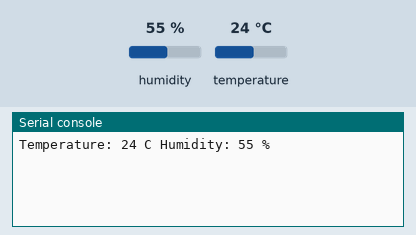
Recording of a program running on a simulated Raspberry Pi Pico running MicroPython. Parts: the last lines printed to the serial console. Inputs (shaded band) come from the test bench; at power-on: humidity 55 %, temperature 24 °C.

Above: at 1.2 s.
1.3 s: humidity set to 22 %
At 6.1 s:
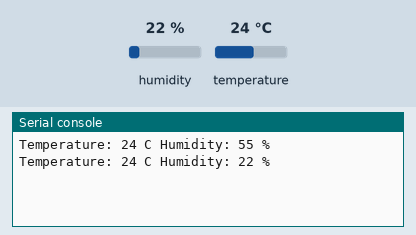
7.3 s: temperature set to 12 °C
At 10.8 s:
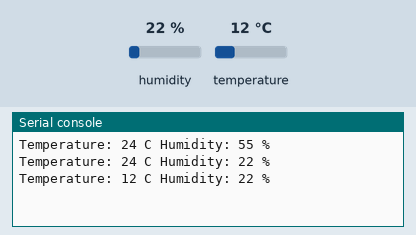
13.3 s: humidity set to 40 %
At 15.4 s:
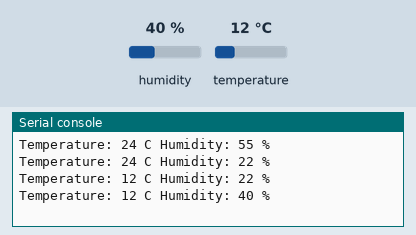
Timing chart, 0 to 16.9 s (numbered marks = the images above; inputs shaded):
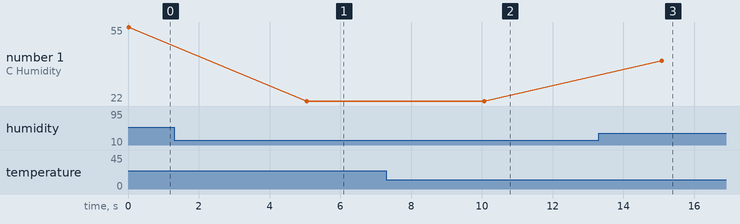

The program:

dht11_demo.py
```python
import time
from machine import Pin
from dht import DHT11

# Create a DHT11 instance
dht11 = DHT11(Pin(18))  # the DATA pin is connected to GP2 on the Raspberry Pi Pico

while True:
    dht11.measure()  # make a new measurement
    temp = dht11.temperature()  # read temperature
    hum  = dht11.humidity()  # read humidity
    print('Temperature:', temp, 'C', 'Humidity:', hum, '%')
    time.sleep(5)  # wait for 5 seconds
```

Measured:
- after the input at 1.3 s, the serial console: prints a new line after 3.7 s (image 1)
- after the input at 7.3 s, the serial console: prints a new line after 2.8 s (image 2)
- after the input at 13.3 s, the serial console: prints a new line after 1.8 s (image 3)
- plotted number 1: 55 → 22 after the input at 1.3 s, 22 → 40 after the input at 13.3 s
